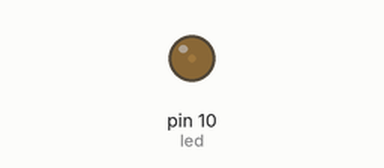
Simulated run of this sketch. Board: Arduino Uno, built with avr-gcc and run on an emulated ATmega328P. On the bench: output pins drawn as LEDs (lit = HIGH).

Above: at 0.15 s.
At 9.46 s:
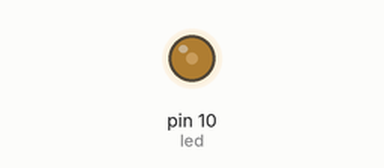
At 18.47 s:
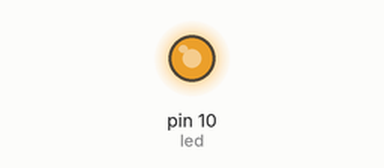
At 39.83 s:
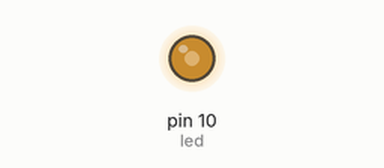
Timing chart, 0 to 40.0 s (numbered marks = the images above):
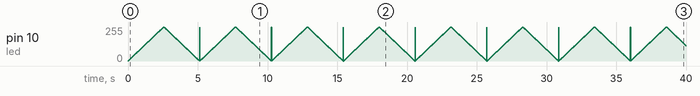

The sketch:

6-Led_fade.ino
```cpp
#define led 10

int i=0;
void setup() {
}

void loop() {
  for(i;i <= 255;i++){
    analogWrite(led,i);
    delay(10);
  }
  for(i;i >= 0;i--){
    analogWrite(led,i);
    delay(10);
  }
}
```
